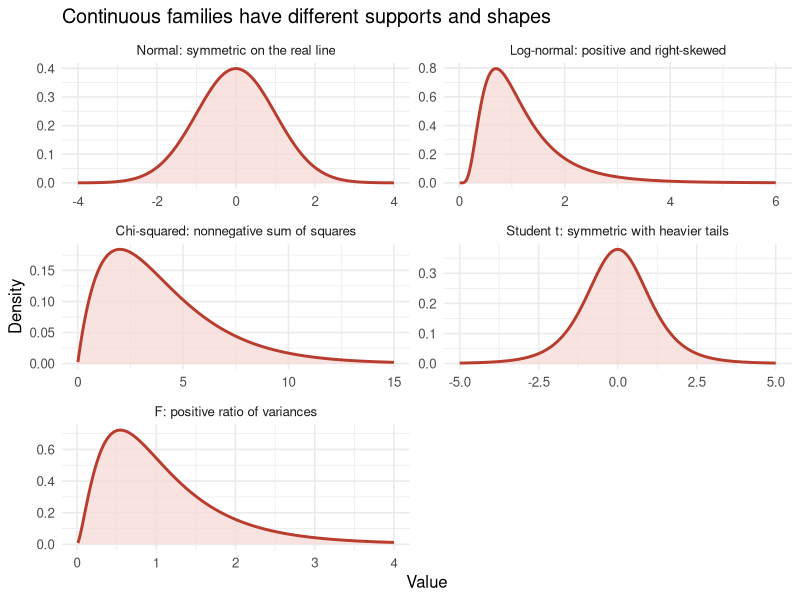
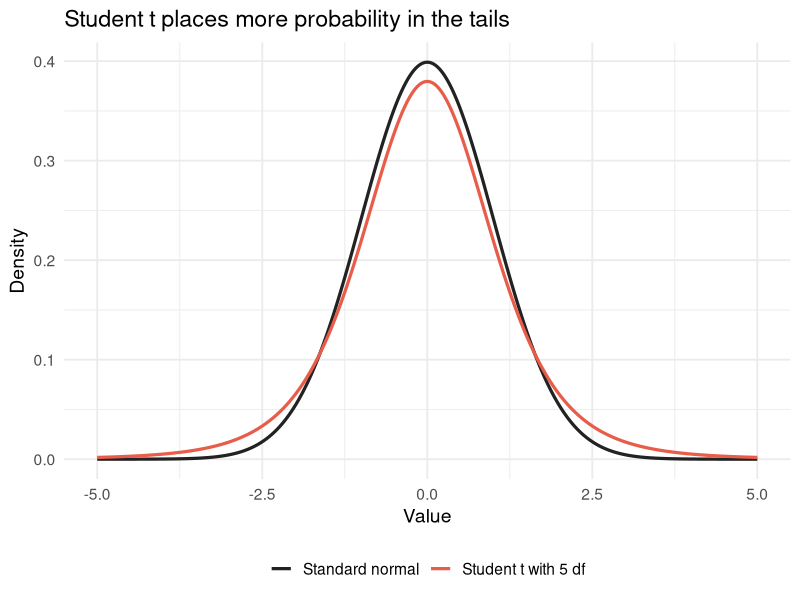

Generate these figures, in order, with R:
# Lecture 1: Shapes of continuous probability distributions
# Classroom question: What do the support, parameters, and tails look like?

library(ggplot2)

# Each density is evaluated on a grid appropriate for its support.
normal_x <- seq(-4, 4, length.out = 700)
lognormal_x <- seq(0.01, 6, length.out = 700)
chi_squared_x <- seq(0.01, 15, length.out = 700)
student_t_x <- seq(-5, 5, length.out = 700)
f_x <- seq(0.01, 4, length.out = 700)

continuous_densities <- rbind(
  data.frame(
    value = normal_x,
    density = dnorm(normal_x),
    distribution = "Normal: symmetric on the real line"
  ),
  data.frame(
    value = lognormal_x,
    density = dlnorm(lognormal_x, meanlog = 0, sdlog = 0.60),
    distribution = "Log-normal: positive and right-skewed"
  ),
  data.frame(
    value = chi_squared_x,
    density = dchisq(chi_squared_x, df = 4),
    distribution = "Chi-squared: nonnegative sum of squares"
  ),
  data.frame(
    value = student_t_x,
    density = dt(student_t_x, df = 5),
    distribution = "Student t: symmetric with heavier tails"
  ),
  data.frame(
    value = f_x,
    density = df(f_x, df1 = 5, df2 = 20),
    distribution = "F: positive ratio of variances"
  )
)

continuous_densities$distribution <- factor(
  continuous_densities$distribution,
  levels = c(
    "Normal: symmetric on the real line",
    "Log-normal: positive and right-skewed",
    "Chi-squared: nonnegative sum of squares",
    "Student t: symmetric with heavier tails",
    "F: positive ratio of variances"
  )
)

density_plot <- ggplot(
  continuous_densities,
  aes(value, density)
) +
  geom_area(fill = "#F7D9D5", alpha = 0.75) +
  geom_line(colour = "#B83D2F", linewidth = 1) +
  facet_wrap(~distribution, scales = "free", ncol = 2) +
  labs(
    title = "Continuous families have different supports and shapes",
    x = "Value",
    y = "Density"
  ) +
  theme_minimal(base_size = 12)

print(density_plot)

# A probability is an area, obtained from a cumulative distribution function.
normal_middle_probability <- pnorm(1.96) - pnorm(-1.96)
lognormal_probability_below_two <- plnorm(
  2,
  meanlog = 0,
  sdlog = 0.60
)

round(normal_middle_probability, 3)
round(lognormal_probability_below_two, 3)

# Compare the normal and Student t tails directly.
tail_grid <- seq(-5, 5, length.out = 700)
tail_comparison <- rbind(
  data.frame(
    value = tail_grid,
    density = dnorm(tail_grid),
    distribution = "Standard normal"
  ),
  data.frame(
    value = tail_grid,
    density = dt(tail_grid, df = 5),
    distribution = "Student t with 5 df"
  )
)

tail_plot <- ggplot(
  tail_comparison,
  aes(value, density, colour = distribution)
) +
  geom_line(linewidth = 1.1) +
  scale_colour_manual(values = c("#222222", "#E85D4A")) +
  labs(
    title = "Student t places more probability in the tails",
    x = "Value",
    y = "Density",
    colour = NULL
  ) +
  theme_minimal(base_size = 14) +
  theme(legend.position = "bottom")

print(tail_plot)
